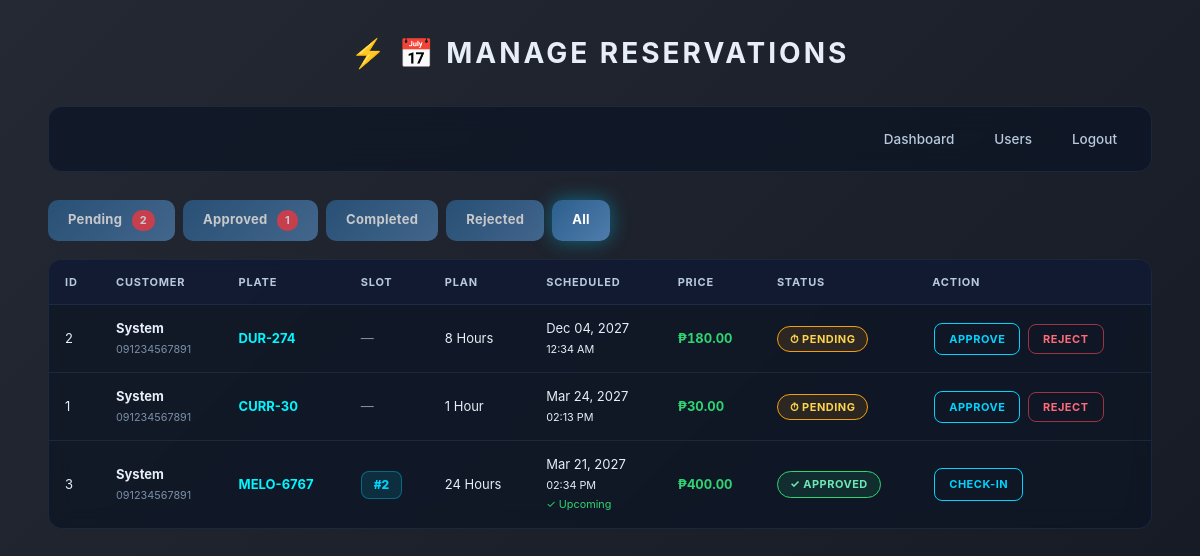
The page /admin/manage_reservations.php?filter=all (signed in) on the database its author committed.
### tables this page shows
CREATE TABLE `reservations` (
  `id` int(11) NOT NULL,
  `user_id` int(11) DEFAULT NULL,
  `vehicle_id` int(11) DEFAULT NULL,
  `plate_number` varchar(20) DEFAULT NULL,
  `slot_number` int(11) DEFAULT NULL,
  `checkin_code` varchar(20) DEFAULT NULL,
  `qr_token` varchar(64) DEFAULT NULL,
  `plan_name` varchar(50) DEFAULT NULL,
  `duration_hours` int(11) DEFAULT NULL,
  `reservation_date` date DEFAULT NULL,
  `reservation_time` time DEFAULT NULL,
  `price` decimal(10,2) DEFAULT NULL,
  `payment_method` varchar(30) DEFAULT NULL,
  `status` enum('pending','approved','rejected','completed','cancelled') DEFAULT 'pending',
  `admin_note` text DEFAULT NULL,
  `approved_at` datetime DEFAULT NULL,
  `approved_by` varchar(50) DEFAULT NULL,
  `checked_in_at` datetime DEFAULT NULL,
  `rejected_at` datetime DEFAULT NULL,
  `rejected_reason` varchar(255) DEFAULT NULL,
  `expiry_at` datetime DEFAULT NULL,
  `created_at` timestamp NOT NULL DEFAULT current_timestamp()
);

CREATE TABLE `users` (
  `id` int(11) NOT NULL,
  `fullname` varchar(100) DEFAULT NULL,
  `email` varchar(100) DEFAULT NULL,
  `phone` varchar(20) DEFAULT NULL,
  `username` varchar(50) DEFAULT NULL,
  `password` varchar(255) DEFAULT NULL,
  `role` enum('admin','user') DEFAULT 'user',
  `status` enum('active','banned') DEFAULT 'active',
  `created_at` timestamp NOT NULL DEFAULT current_timestamp()
);

### admin/manage_reservations.php (the view, shortened to what this page needs)
<?php
include "../db.php";
mysqli_query($conn, "
    UPDATE reservations
    SET status='rejected',
        rejected_at=NOW(),
        rejected_reason='Auto-rejected: No-show (30 min late)',
        slot_number=NULL
    WHERE status='approved'
      AND CONCAT(reservation_date, ' ', reservation_time) < DATE_SUB(NOW(), INTERVAL 30 MINUTE)
");
$filter = isset($_GET['filter']) ? mysqli_real_escape_string($conn, $_GET['filter']) : 'pending';
$whereClause = $filter === 'all' ? "" : "WHERE r.status='$filter'";
$reservations = mysqli_query($conn, "
    SELECT r.*, u.fullname, u.email, u.phone
    FROM reservations r
    LEFT JOIN users u ON r.user_id = u.id
    $whereClause
    ORDER BY
        CASE r.status
            WHEN 'pending' THEN 1
            WHEN 'approved' THEN 2
            WHEN 'completed' THEN 3
            ELSE 4
        END,
        r.created_at DESC
");
$counts = [];
foreach(['pending', 'approved', 'rejected', 'completed'] as $st){
    $cq = mysqli_query($conn, "SELECT COUNT(*) AS cnt FROM reservations WHERE status='$st'");
    $counts[$st] = mysqli_fetch_assoc($cq)['cnt'];
}
?>
<!DOCTYPE html>
<html>
<head>
    <link rel="stylesheet" href="style.css">
    <link rel="stylesheet" href="https://cdnjs.cloudflare.com/ajax/libs/font-awesome/6.0.0-beta3/css/all.min.css">
</head>
<body>
<div class="container">
    <h1 class="title">📅 MANAGE RESERVATIONS</h1>
    <div class="nav">
        <a href="index.php">Dashboard</a>
        <a href="manage_users.php">Users</a>
        <a href="logout.php">Logout</a>
    </div>
    <div class="filter-buttons">
        <a href="?filter=pending" class="addbtn <?php echo $filter==='pending'?'active':''; ?>">
            Pending <?php if($counts['pending'] > 0): ?><span class="badge-count"><?php echo $counts['pending']; ?></span><?php endif; ?>
        </a>
        <a href="?filter=approved" class="addbtn <?php echo $filter==='approved'?'active':''; ?>">
            Approved <?php if($counts['approved'] > 0): ?><span class="badge-count"><?php echo $counts['approved']; ?></span><?php endif; ?>
        </a>
        <a href="?filter=completed" class="addbtn <?php echo $filter==='completed'?'active':''; ?>">
            Completed
        </a>
        <a href="?filter=rejected" class="addbtn <?php echo $filter==='rejected'?'active':''; ?>">
            Rejected
        </a>
        <a href="?filter=all" class="addbtn <?php echo $filter==='all'?'active':''; ?>">
            All
        </a>
    </div>
    <div class="table-container">
        <table>
            <thead>
                <tr>
                    <th>ID</th>
                    <th>Customer</th>
                    <th>Plate</th>
                    <th>Slot</th>
                    <th>Plan</th>
                    <th>Scheduled</th>
                    <th>Price</th>
                    <th>Status</th>
                    <th>Action</th>
                </tr>
            </thead>
            <tbody>
                <?php if(mysqli_num_rows($reservations) > 0): ?>
                    <?php while($r = mysqli_fetch_assoc($reservations)):
                        $resDateTime = $r['reservation_date'] . ' ' . $r['reservation_time'];
                        $isPast = strtotime($resDateTime) < time();
                    ?>
                    <tr>
                        <td><?php echo $r['id']; ?></td>
                        <td>
                            <strong><?php echo htmlspecialchars($r['fullname'] ?? 'Unknown'); ?></strong><br>
                            <small style="color:#7a8fa6;"><?php echo htmlspecialchars($r['phone'] ?? ''); ?></small>
                        </td>
                        <td><strong style="color:#00f7ff;"><?php echo htmlspecialchars($r['plate_number']); ?></strong></td>
                        <td>
                            <?php if($r['slot_number']): ?>
                                <span class="slot-badge">#<?php echo $r['slot_number']; ?></span>
                            <?php else: ?>
                                <span style="color:#7a8fa6;">—</span>
                            <?php endif; ?>
                        </td>
                        <td><?php echo htmlspecialchars($r['plan_name']); ?></td>
                        <td>
                            <?php echo date('M d, Y', strtotime($r['reservation_date'])); ?><br>
                            <small><?php echo date('h:i A', strtotime($r['reservation_time'])); ?></small>
                            <?php if($r['status'] === 'approved'): ?>
                                <br><small style="color:<?php echo $isPast?'#ff4757':'#2ed573'; ?>;">
                                    <?php echo $isPast ? '⚠ Overdue' : '✓ Upcoming'; ?>
                                </small>
                            <?php endif; ?>
                        </td>
                        <td class="amount">₱<?php echo number_format($r['price'], 2); ?></td>
                        <td>
                            <?php
                            $badges = [
                                'pending' => ['badge-pending', 'Pending'],
                                'approved' => ['badge-approved', 'Approved'],
                                'rejected' => ['badge-rejected', 'Rejected'],
                                'completed' => ['badge-completed', 'Completed'],
                                'cancelled' => ['badge-rejected', 'Cancelled']
                            ];
                            $badge = $badges[$r['status']] ?? ['badge-pending', 'Unknown'];
                            ?>
                            <span class="<?php echo $badge[0]; ?>"><?php echo $badge[1]; ?></span>
                        </td>
                        <td>
                            <?php if($r['status'] == 'pending'): ?>
                                <a class="editbtn" href="?approve=<?php echo $r['id']; ?>" onclick="return confirm('Approve this reservation? A slot will be auto-assigned.');">Approve</a>
                                <button class="exitbtn" onclick="rejectRes(<?php echo $r['id']; ?>)">Reject</button>
                            <?php elseif($r['status'] == 'approved'): ?>
                                <a class="editbtn" href="?complete=<?php echo $r['id']; ?>" onclick="return confirm('Check in this customer?');">Check-in</a>
                            <?php elseif($r['status'] == 'completed'): ?>
                                <span style="color:#2ed573;font-size:12px;"><i class="fas fa-check"></i> Done</span>
                            <?php else: ?>
                                <span style="color:#7a8fa6;">—</span>
                            <?php endif; ?>
                        </td>
                    </tr>
                    <?php endwhile; ?>
                <?php else: ?>
                    <tr><td colspan="9" style="text-align:center;padding:40px;color:#4a5568;">No reservations found</td></tr>
                <?php endif; ?>
            </tbody>
        </table>
    </div>
</div>
</body>
</html>

### rows shown on the page
reservations: id "2", user.fullname "System", user.phone "091234567891", plate_number "DUR-274", plan_name "8 Hours", reservation_date "Dec 04, 2027", reservation_time "12:34 AM", price "180.00", status "PENDING"
reservations: id "1", user.fullname "System", user.phone "091234567891", plate_number "CURR-30", plan_name "1 Hour", reservation_date "Mar 24, 2027", reservation_time "02:13 PM", price "30.00", status "PENDING"
reservations: id "3", user.fullname "System", user.phone "091234567891", plate_number "MELO-6767", slot_number "2", plan_name "24 Hours", reservation_date "Mar 21, 2027", reservation_time "02:34 PM", shows "✓ Upcoming", price "400.00", status "APPROVED"

### other values the page prints
$counts['pending'] "2"
$counts['approved'] "1"
